Frame 1 (no input): blank canvas, image omitted
Frame 60 (no input): blank canvas, image omitted
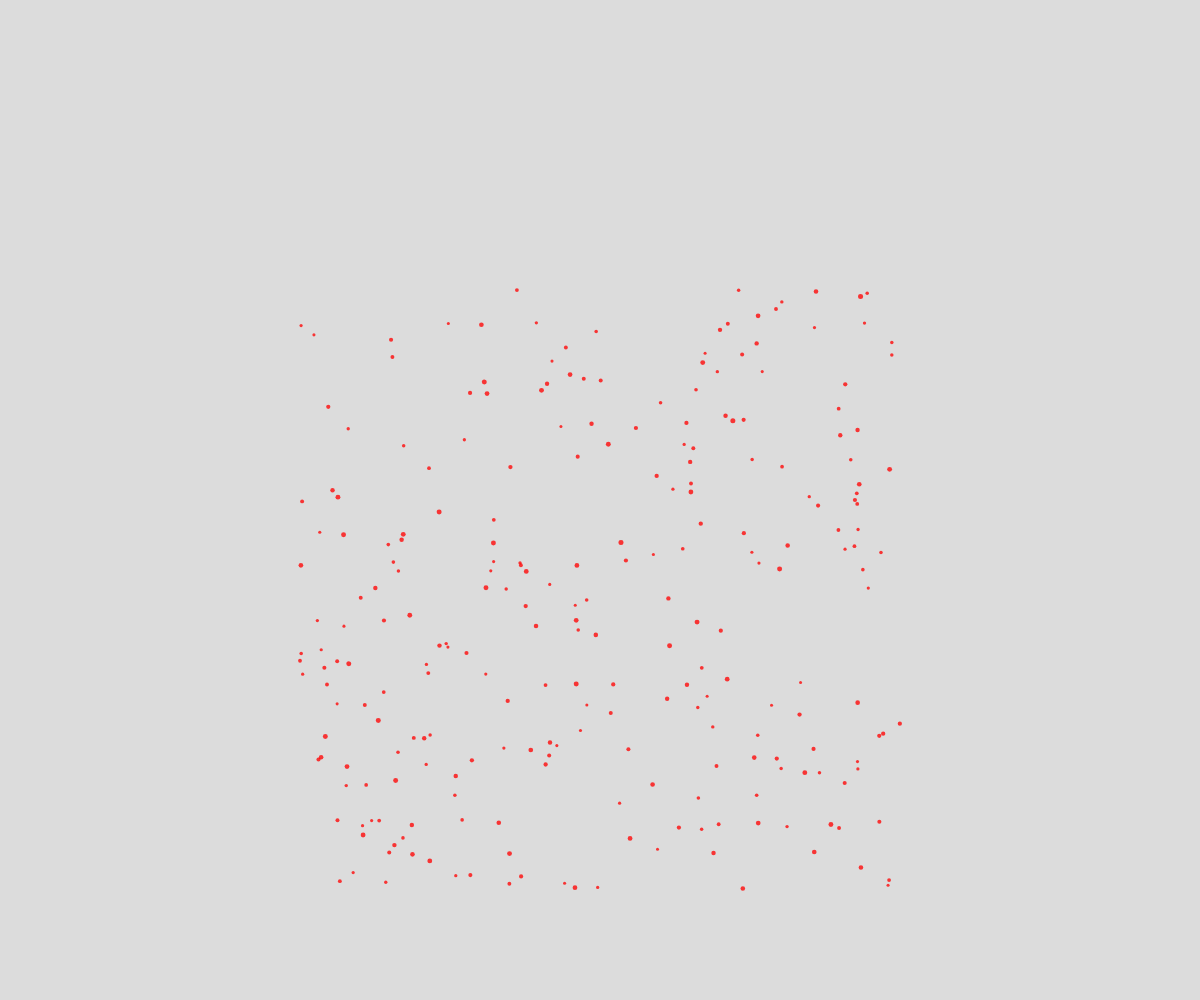
Frame 120 (the mouse pressed at the canvas centre since frame 60)

The p5.js sketch whose frames 1 and 60 were blank and that drew this single picture after the mouse press (run headless with seeded random() and noise() and a simulated clock; from frame 60 on, the mouse is pressed at the canvas centre):

// p5.js sketch
// ── sketch.js
// fireworsk
let aParticles = [];
function setup() {
  createCanvas(windowWidth, windowHeight);

  
}

function draw() {
  background(220);
  for(let i = aParticles.length - 1; i >= 0; i--) {
    if(aParticles[i].isDead()){
      //kill it
      aParticles.splice(i,1);
    }
    else{
      aParticles[i].move();
      aParticles[i].display();
    }
  }

}

function mousePressed(){
  for(let i = 0; i < 250; i++) {
    let aParticle = new Particle(mouseX,mouseY);
    aParticles.push(aParticle);
  }
}
class Particle {
  constructor(x,y){
    this.x = x;
    this.y = y;
    this.size = random(3,5);
    this.alpha = 255;
    this.color = color(255, 0, 0, this.alpha);
    this.dx = random(-5,5);
    this.dy = random(-5,5);
  }
  display() {
    noStroke();
    fill(this.color);
    circle(this.x,this.y,this.size);
  }
  move(){
    this.alpha --;
    this.color = color(255, 0, 0, this.alpha);
    this.x += this.dx;
    this.y += this.dy;
    this.dy+= 0.05;
  }
  isDead(){
    return this.alpha < 0;
  }
}
